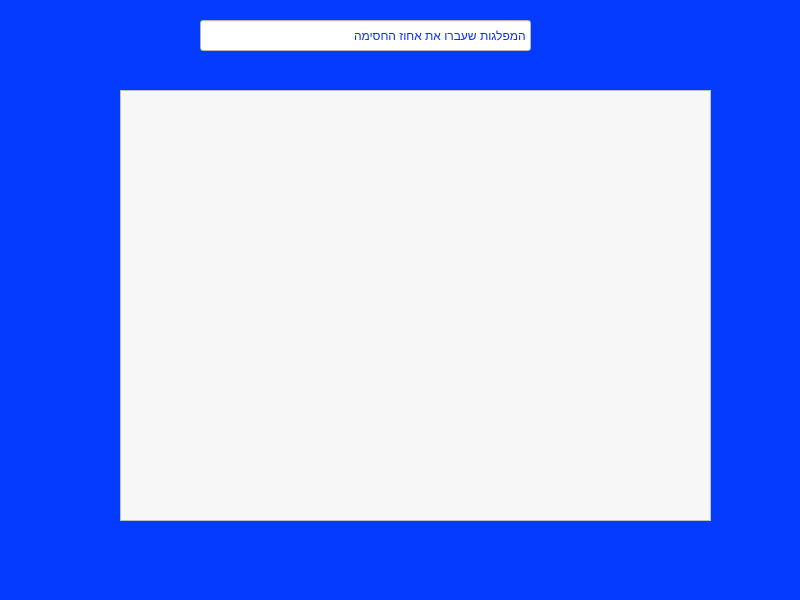
<?xml version="1.0" encoding="UTF-8"?>
<ui version="4.0">
 <class>MainWindow</class>
 <widget class="QMainWindow" name="MainWindow">
  <property name="geometry">
   <rect>
    <x>0</x>
    <y>0</y>
    <width>800</width>
    <height>600</height>
   </rect>
  </property>
  <property name="windowTitle">
   <string>MainWindow</string>
  </property>
  <property name="styleSheet">
   <string notr="true">background-color: rgb(5, 59, 255);</string>
  </property>
  <widget class="QWidget" name="centralwidget">
   <widget class="QTableView" name="overtbl">
    <property name="geometry">
     <rect>
      <x>120</x>
      <y>90</y>
      <width>591</width>
      <height>431</height>
     </rect>
    </property>
    <property name="styleSheet">
     <string notr="true">background-color: rgb(114, 140, 255);
border-color: rgb(6, 72, 255);
font: 75 12pt &quot;MS Shell Dlg 2&quot;;
color: rgb(21, 115, 255);
background-color: rgb(247, 247, 247);</string>
    </property>
   </widget>
   <widget class="QLineEdit" name="lineEdit">
    <property name="geometry">
     <rect>
      <x>200</x>
      <y>20</y>
      <width>331</width>
      <height>31</height>
     </rect>
    </property>
    <property name="styleSheet">
     <string notr="true">background-color: rgb(255, 255, 255);
font: 75 16pt &quot;MS Shell Dlg 2&quot;;
color: rgb(12, 44, 255);</string>
    </property>
    <property name="text">
     <string>המפלגות שעברו את אחוז החסימה</string>
    </property>
   </widget>
  </widget>
  <widget class="QMenuBar" name="menubar">
   <property name="geometry">
    <rect>
     <x>0</x>
     <y>0</y>
     <width>800</width>
     <height>21</height>
    </rect>
   </property>
  </widget>
  <widget class="QStatusBar" name="statusbar"/>
 </widget>
 <resources/>
 <connections/>
</ui>
